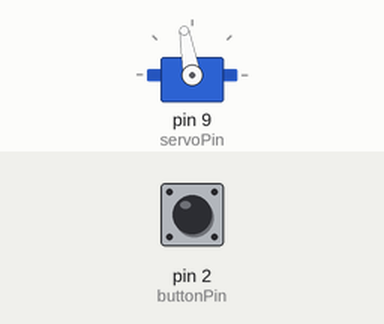
Recording of a sketch running on a simulated Arduino Uno, built with avr-gcc and run on an emulated ATmega328P. On the bench: servo. The test bench sets the inputs (shaded band); at power-on: pin 2 (buttonPin) LOW. Random numbers use the default seed unless the sketch sets one.

Above: at 1.2 s.
1.3 s: pin 2 (buttonPin) pulled HIGH for 0.15 s
At 1.77 s:
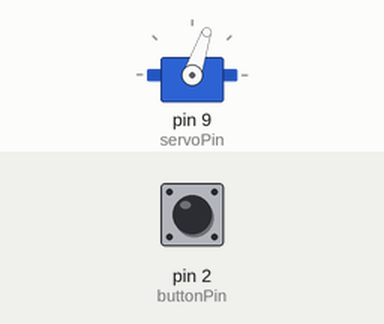
4.3 s: pin 2 (buttonPin) pulled HIGH for 1 s
At 5.07 s:
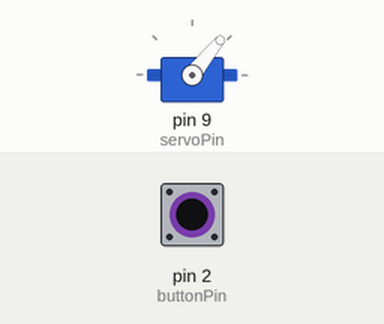
Timing chart, 0 to 8.8 s (numbered marks = the images above; inputs shaded):
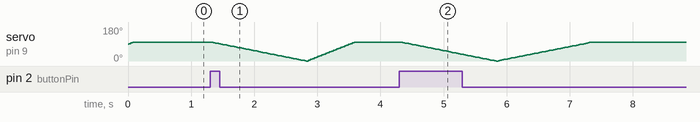

The sketch:

useless_machine.ino
```cpp
#include <Servo.h>

const int  buttonPin = 2;
const int servoPin = 9;
int buttonState = 0;

Servo myservo;

int pos;                // 서보모터의 각도값
long timeDelay;

void setup()
{
  pinMode(buttonPin, INPUT);
  myservo.attach(servoPin);
}

void loop()
{
  buttonState = digitalRead(buttonPin);  // 버튼상태읽기
  if (buttonState == HIGH) {
     for(pos = myservo.read(); pos >=0; pos -= 1) { // 현재 각도에서 0도가 될때까지 1도씩 움직임
       myservo.write(pos);
       delay(15);
     }
  }
  else {
     timeDelay = random(1, 4);
     for(pos = myservo.read(); pos <=100; pos += timeDelay) {// 현재 각도에서 100도가 될때까지 1~4도씩 움직임
       myservo.write(pos);
       delay(15);
     }
  }
}
```
